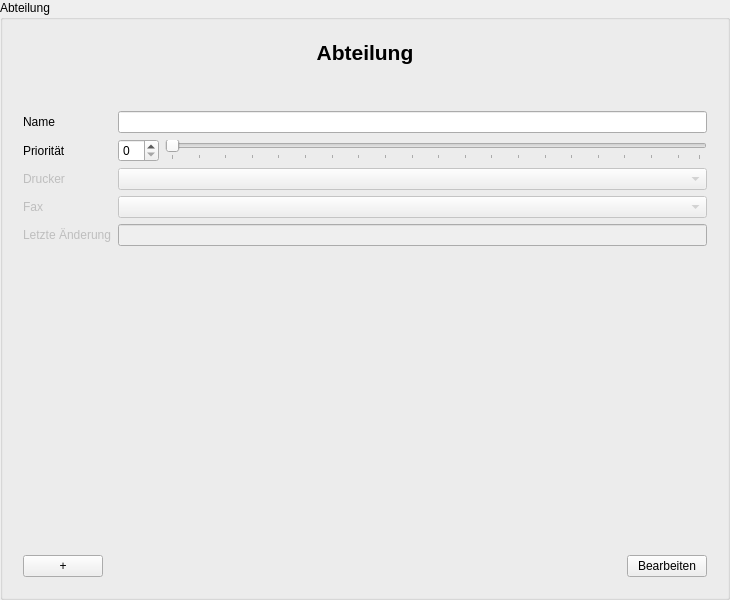
<?xml version="1.0" encoding="UTF-8" ?>
<ui version="4.0">
 <class>DepartmentInputArea</class>
 <widget class="QGroupBox" name="DepartmentInputArea">
  <property name="geometry">
   <rect>
    <x>0</x>
    <y>0</y>
    <width>730</width>
    <height>600</height>
   </rect>
  </property>
  <property name="windowTitle">
   <string>Abteilung</string>
  </property>
  <property name="accessibleName">
   <string>DepartmentInputDialog</string>
  </property>
  <property name="title">
   <string>Abteilung</string>
  </property>
  <layout class="QGridLayout" name="gridLayout_3">
   <item row="0" column="0">
    <widget class="QWidget" name="GroupBox" native="true">
     <layout class="QVBoxLayout" name="verticalLayout_3">
      <item>
       <layout class="QVBoxLayout" name="verticalLayout">
        <item>
         <widget class="QLabel" name="label_Header">
          <property name="font">
           <font>
            <pointsize>16</pointsize>
            <weight>75</weight>
            <bold>true</bold>
           </font>
          </property>
          <property name="text">
           <string>Abteilung</string>
          </property>
          <property name="alignment">
           <set>Qt::AlignCenter</set>
          </property>
         </widget>
        </item>
       </layout>
      </item>
      <item>
       <spacer name="verticalSpacer_2">
        <property name="orientation">
         <enum>Qt::Vertical</enum>
        </property>
        <property name="sizeType">
         <enum>QSizePolicy::Preferred</enum>
        </property>
        <property name="sizeHint" stdset="0">
         <size>
          <width>20</width>
          <height>40</height>
         </size>
        </property>
       </spacer>
      </item>
      <item>
       <layout class="QFormLayout" name="formLayout">
        <item row="0" column="0">
         <widget class="QLabel" name="nameLabel">
          <property name="text">
           <string>Name</string>
          </property>
          <property name="buddy">
           <cstring>nameLineEdit</cstring>
          </property>
         </widget>
        </item>
        <item row="0" column="1">
         <widget class="QLineEdit" name="nameLineEdit" />
        </item>
        <item row="1" column="0">
         <widget class="QLabel" name="priorityLabel">
          <property name="text">
           <string>Priorität</string>
          </property>
          <property name="buddy">
           <cstring>priorityHorizontalSlider</cstring>
          </property>
         </widget>
        </item>
        <item row="2" column="0">
         <widget class="QLabel" name="printerLabel">
          <property name="enabled">
           <bool>false</bool>
          </property>
          <property name="text">
           <string>Drucker</string>
          </property>
          <property name="buddy">
           <cstring>printerComboBox</cstring>
          </property>
         </widget>
        </item>
        <item row="2" column="1">
         <widget class="QComboBox" name="printerComboBox">
          <property name="enabled">
           <bool>false</bool>
          </property>
         </widget>
        </item>
        <item row="3" column="0">
         <widget class="QLabel" name="faxLabel">
          <property name="enabled">
           <bool>false</bool>
          </property>
          <property name="text">
           <string>Fax</string>
          </property>
          <property name="buddy">
           <cstring>faxComboBox</cstring>
          </property>
         </widget>
        </item>
        <item row="3" column="1">
         <widget class="QComboBox" name="faxComboBox">
          <property name="enabled">
           <bool>false</bool>
          </property>
         </widget>
        </item>
        <item row="4" column="0">
         <widget class="QLabel" name="lastUpdateLabel">
          <property name="enabled">
           <bool>false</bool>
          </property>
          <property name="text">
           <string>Letzte Änderung</string>
          </property>
          <property name="buddy">
           <cstring>lastUpdateLineEdit</cstring>
          </property>
         </widget>
        </item>
        <item row="4" column="1">
         <widget class="QLineEdit" name="lastUpdateLineEdit">
          <property name="enabled">
           <bool>false</bool>
          </property>
         </widget>
        </item>
        <item row="1" column="1">
         <layout class="QHBoxLayout" name="horizontalLayout_2">
          <item>
           <widget class="QSpinBox" name="prioritySpinBox" />
          </item>
          <item>
           <widget class="QSlider" name="priorityHorizontalSlider">
            <property name="minimum">
             <number>1</number>
            </property>
            <property name="maximum">
             <number>100</number>
            </property>
            <property name="value">
             <number>1</number>
            </property>
            <property name="sliderPosition">
             <number>1</number>
            </property>
            <property name="orientation">
             <enum>Qt::Horizontal</enum>
            </property>
            <property name="tickPosition">
             <enum>QSlider::TicksBelow</enum>
            </property>
            <property name="tickInterval">
             <number>5</number>
            </property>
           </widget>
          </item>
         </layout>
        </item>
       </layout>
      </item>
      <item>
       <spacer name="verticalSpacer">
        <property name="orientation">
         <enum>Qt::Vertical</enum>
        </property>
        <property name="sizeHint" stdset="0">
         <size>
          <width>20</width>
          <height>40</height>
         </size>
        </property>
       </spacer>
      </item>
      <item>
       <layout class="QHBoxLayout" name="horizontalLayout">
        <item>
         <widget class="QPushButton" name="addPushButton">
          <property name="text">
           <string>+</string>
          </property>
         </widget>
        </item>
        <item>
         <spacer name="horizontalSpacer">
          <property name="orientation">
           <enum>Qt::Horizontal</enum>
          </property>
          <property name="sizeHint" stdset="0">
           <size>
            <width>40</width>
            <height>20</height>
           </size>
          </property>
         </spacer>
        </item>
        <item>
         <widget class="QPushButton" name="editFinishPushButton">
          <property name="text">
           <string>Bearbeiten</string>
          </property>
         </widget>
        </item>
       </layout>
      </item>
     </layout>
    </widget>
   </item>
  </layout>
 </widget>
 <tabstops>
  <tabstop>nameLineEdit</tabstop>
  <tabstop>prioritySpinBox</tabstop>
  <tabstop>priorityHorizontalSlider</tabstop>
  <tabstop>printerComboBox</tabstop>
  <tabstop>faxComboBox</tabstop>
  <tabstop>lastUpdateLineEdit</tabstop>
  <tabstop>addPushButton</tabstop>
  <tabstop>editFinishPushButton</tabstop>
 </tabstops>
 <resources />
 <connections />
</ui>
